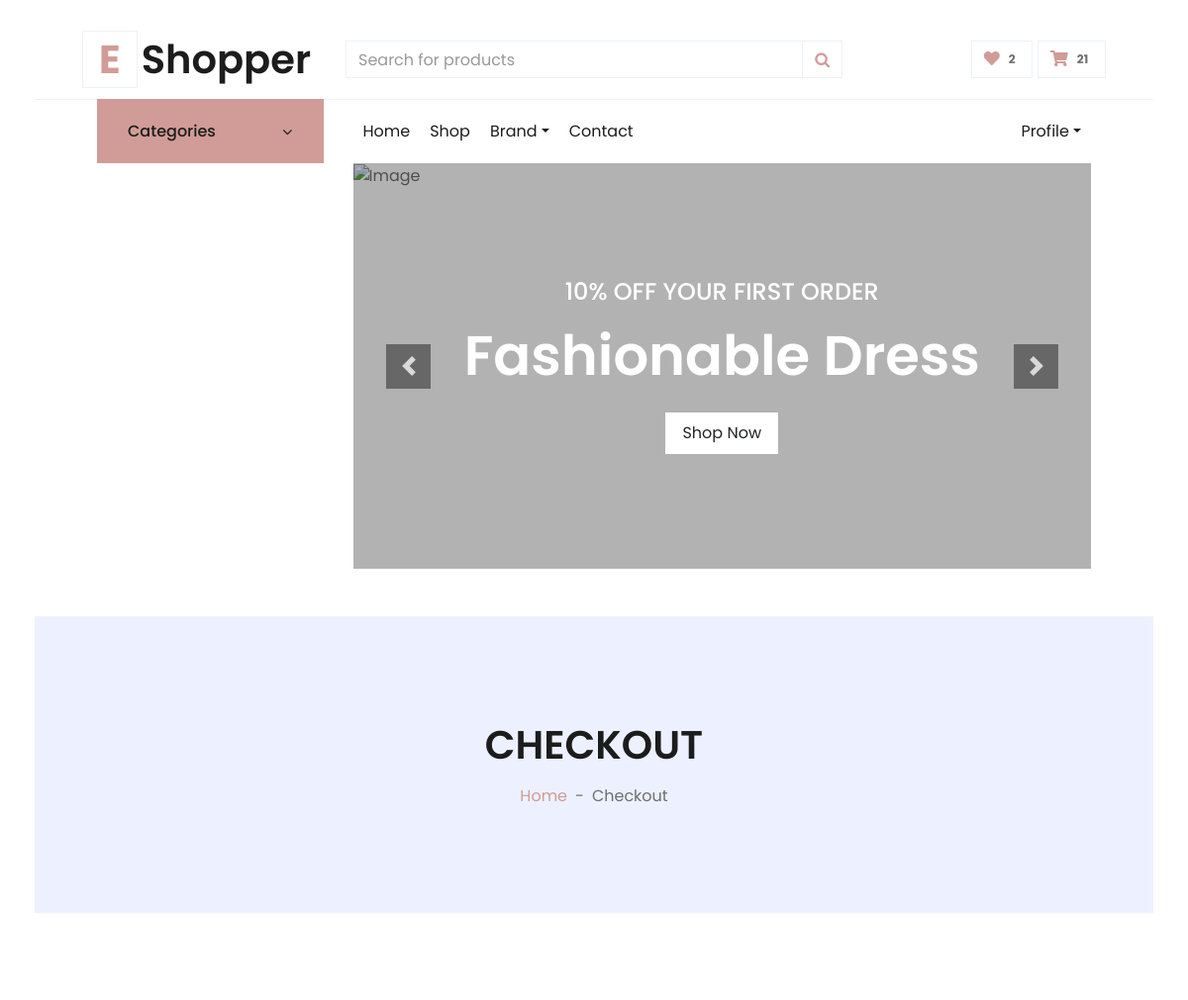
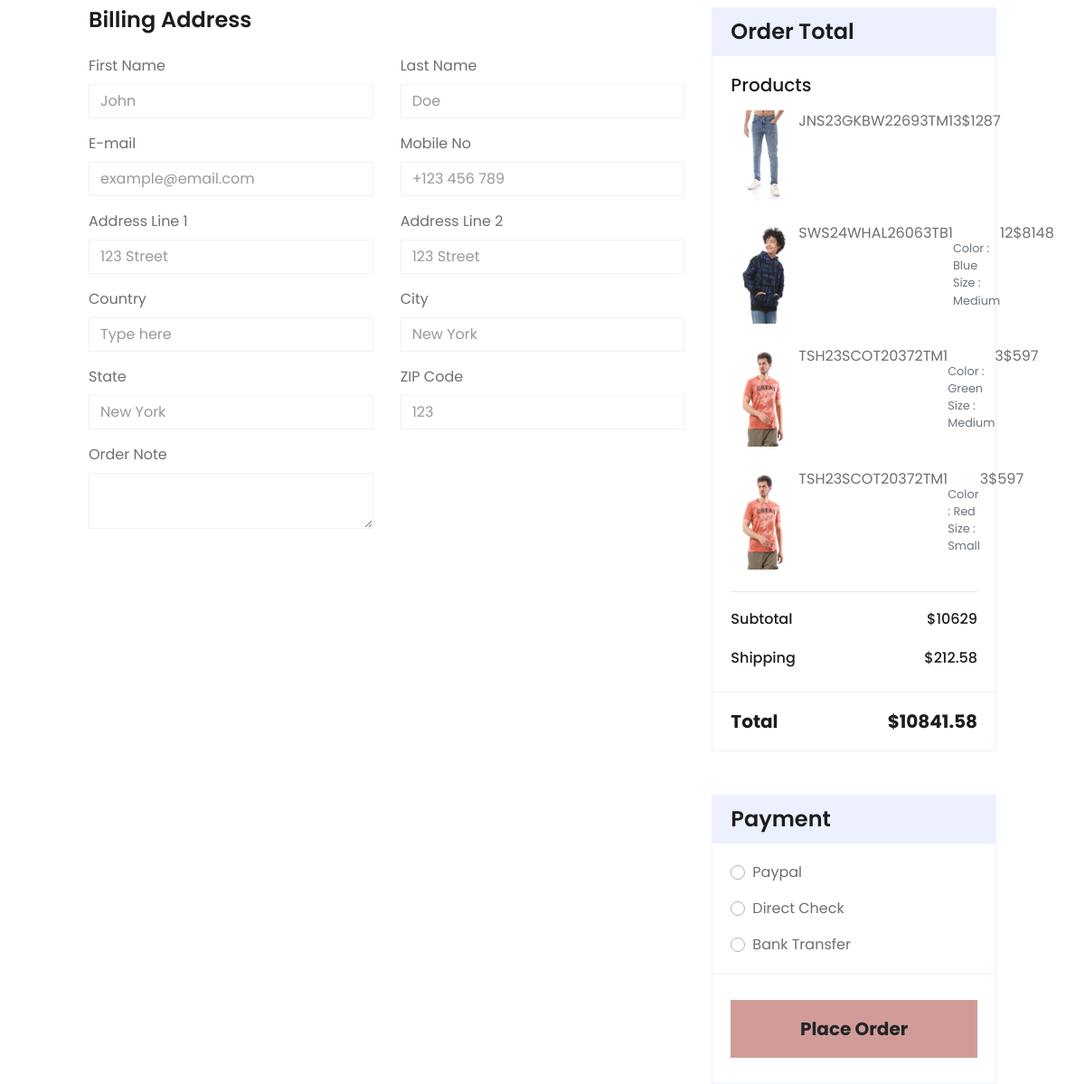
Before: /cart/checkout/ (signed in, upper part) with the older database file (2 pictures, top to bottom).
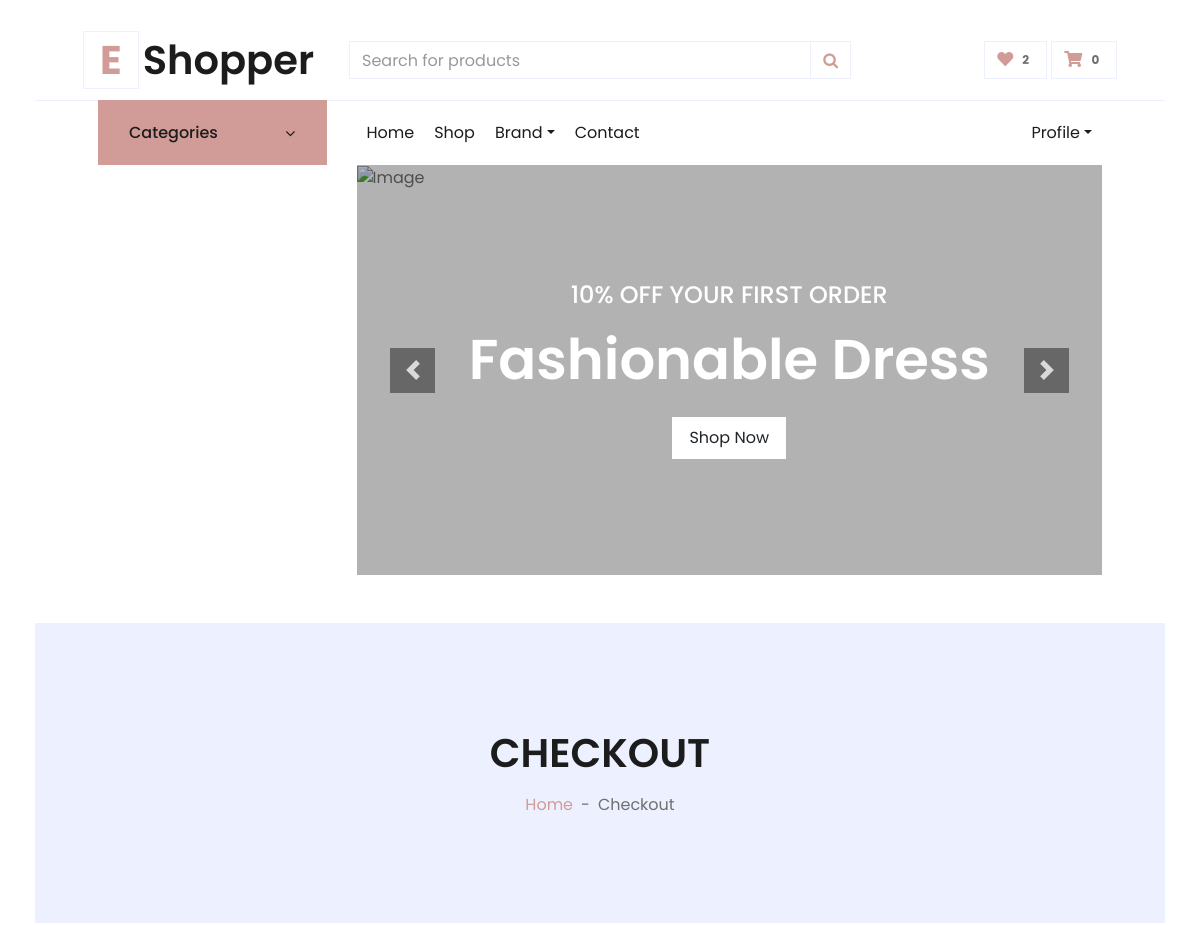
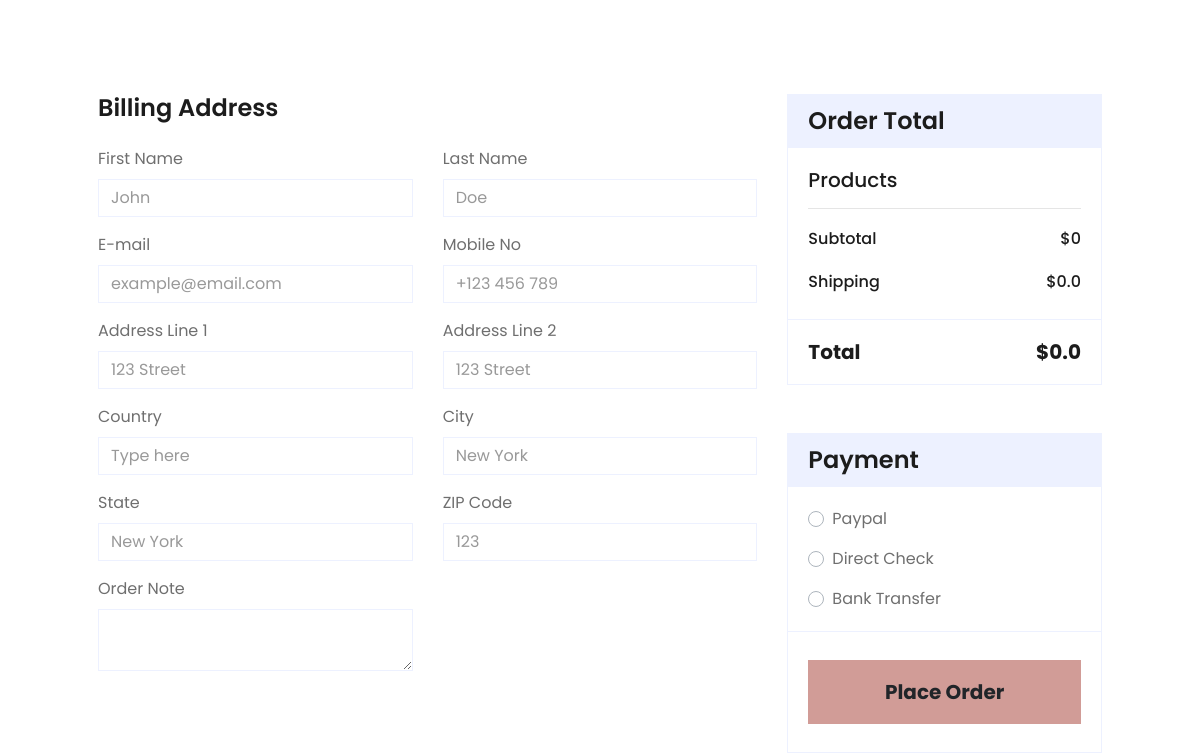
After: the same page with the newer database file (2 pictures, top to bottom).
### carts/models.py (models this page shows)
class CartItem(models.Model):
    user = models.ForeignKey(User, on_delete=models.CASCADE , null=True)
    product = models.ForeignKey("product.Product", on_delete=models.CASCADE)
    variations = models.ManyToManyField("product.Variation",blank=True)
    cart = models.ForeignKey(Cart, on_delete=models.CASCADE , null=True)
    quantity = models.IntegerField()
    is_active = models.BooleanField(default=True)
    def sub_total(self):
        if self.product.discount:
            return self.product.discount * self.quantity
        else:
            return self.product.price * self.quantity
    def __str__(self):
        return str(self.product)

### product/models.py (models this page shows, shortened)
class Product(models.Model):
    name = models.CharField(max_length=100)
    image = models.ImageField(upload_to='product/')
    stock = models.IntegerField()
    price = models.IntegerField(default=0)
    discount = models.IntegerField(default=0)
    description = models.TextField(max_length=10000)
    like = models.ManyToManyField(User , blank=True,related_name='product_favourite')
    created_at = models.DateTimeField( default=timezone.now)
    category = models.ForeignKey('ProductCategory',verbose_name=('category'), on_delete=models.CASCADE ,default='')
    subcategory = models.ForeignKey("Subcategory" , on_delete=models.CASCADE ,default='')
    PRDBrand = models.ForeignKey('settings.Brand' ,related_name='product_brand', on_delete=models.CASCADE , blank=True, null=True ,verbose_name=_("Brand "))
    slug = models.SlugField(null=True,blank=True , unique=True)
    tags = TaggableManager()
    views = models.PositiveIntegerField(default=0)
    is_available = models.BooleanField(default=True)
    class Meta:
        ordering = ["name"]
    def __str__(self):
        return self.name

class Variation(models.Model):
    product = models.ForeignKey(Product,  on_delete=models.CASCADE)
    variation_category = models.CharField( max_length=200 , choices=variation_category_choice)
    variation_value = models.CharField( max_length=200 )
    is_active = models.BooleanField(default=True)
    created_at = models.DateTimeField(  auto_now_add=True)
    objects = VariationManager()

### carts/views.py (the view)
# urls.py: path('checkout/', checkout ,name = 'checkout'),
@login_required(login_url='login')
def checkout(request,total=0 ,quantity=0,cart_items=None):
    try:
        tax = 0
        grand_total=0
        if request.user.is_authenticated:
             cart_items = CartItem.objects.filter(user=request.user,is_active=True)
        else:
            cart = Cart.objects.get(cart_id=_cart_id(request))
            cart_items = CartItem.objects.filter(cart=cart,is_active=True)
        for cart_item in cart_items:
            if cart_item.product.discount:
                total+=(cart_item.product.discount * cart_item.quantity)
                quantity+=cart_item.quantity
            else:
                total+=(cart_item.product.price * cart_item.quantity)
                quantity+=cart_item.quantity
        tax = (2 * total)/100
        grand_total = total+tax
    except Cart.DoesNotExist:
        pass
    context={
        'cart_items':cart_items,
        'total':total,
        'quantity':quantity,
        'tax':tax,
        'grand_total':grand_total,
    }
    return render(request,'checkout/checkout.html',context)

### accounts/favourite_context.py (called while the page is built)
def counter(request):
    product_count = 0
    if request.user.is_authenticated:
        if 'admin' in request.path:
            return{}
        else :
            try :
                user_favourites = Product.objects.filter(like=request.user)
                product_count = user_favourites.count()
            except Product.DoesNotExist:
                product_count=0
    return dict(product_count=product_count)

### carts/cart_context.py (called while the page is built)
def counter(request):
    cart_count = 0
    if 'admin' in request.path:
        return{}
    else :
        try :
            cart = Cart.objects.filter(cart_id=_cart_id(request))
            if request.user.is_authenticated:
                cart_items= CartItem.objects.all().filter(user=request.user)
            else:
                cart_items = CartItem.objects.all().filter(cart=cart[:1])
            for cart_item in cart_items:
                cart_count+=cart_item.quantity
        except Cart.DoesNotExist:
            cart_count=0
    return dict(cart_count=cart_count)

### carts/views.py (called while the page is built)
def _cart_id(request):
    cart = request.session.session_key
    if not cart:
        cart = request.session.create()
    return cart

### product/models.py (called while the page is built)
    def __str__(self):
        return self.name

### carts/templates/checkout/checkout.html (shortened to what the changed rows need)
{% extends 'base.html' %}
{% load static %}
{% block body %}
<div class="container-fluid bg-secondary mb-5">
    <div class="d-flex flex-column align-items-center justify-content-center" style="min-height: 300px">
        <h1 class="font-weight-semi-bold text-uppercase mb-3">Checkout</h1>
    </div>
</div>
<form method="POST" action="{% url 'orders:place_order' %}">
    <div class="container-fluid pt-5">
        <div class="row px-xl-5">
            <div class="col-lg-4">
                <div class="card border-secondary mb-5">
                    <div class="card-body">
                        <h5 class="font-weight-medium mb-3">Products</h5>
                        {% for cart_item in cart_items %}
                        <div class="d-flex justify-content-between"><img src="{{cart_item.product.image.url}}" alt=""
                                style="width: 75px;">
                            {{cart_item}}
                            <p class="text-muted small"><br>
                                {% if cart_item.variations.all %}
                                {% for item in cart_item.variations.all  %}
                                {{item.variation_category|capfirst}} :
                                {{item.variation_value|capfirst}}<br>
                                {% endfor %}
                                {% endif %}
                                <p>{{cart_item.quantity}}</p>
                                <p>${{cart_item.sub_total}}</p>
                        </div><br>
                        {% endfor %}
                        <hr class="mt-0">
                        <div class="d-flex justify-content-between mb-3 pt-1">
                            <h6 class="font-weight-medium">Subtotal</h6>
                            <h6 class="font-weight-medium">${{total}}</h6>
                        </div>
                        <div class="d-flex justify-content-between">
                            <h6 class="font-weight-medium">Shipping</h6>
                            <h6 class="font-weight-medium">${{tax}}</h6>
                        </div>
                    </div>
                    <div class="card-footer border-secondary bg-transparent">
                        <div class="d-flex justify-content-between mt-2">
                            <h5 class="font-weight-bold">Total</h5>
                            <h5 class="font-weight-bold">${{grand_total}}</h5>
                        </div>
                    </div>
                </div>
            </div>
        </div>
    </div>
</form>
{% endblock %}

### templates/base.html (shortened to what the changed rows need)
{% load static %}
<!DOCTYPE html>
<html lang="en">
<head>
    <link href="https://cdnjs.cloudflare.com/ajax/libs/font-awesome/5.10.0/css/all.min.css" rel="stylesheet">
    <link rel="stylesheet" href="https://cdnjs.cloudflare.com/ajax/libs/font-awesome/4.7.0/css/font-awesome.min.css">
    <link href="{% static 'lib4/owlcarousel/assets/owl.carousel.min.css'%}" rel="stylesheet">
    <link href="{% static 'css4/style.css'%}" rel="stylesheet">
    <link href="{% static 'css4/review.css'%}" rel="stylesheet">
    <link href="{% static 'css4/custom.css'%}" rel="stylesheet">
</head>
<body>
    <div class="container-fluid">
        <div class="row align-items-center py-3 px-xl-5">
            <div class="col-lg-3 d-none d-lg-block">
                <a href="/" class="text-decoration-none">
                    <h1 class="m-0 display-5 font-weight-semi-bold"><span
                            class="text-primary font-weight-bold border px-3 mr-1">E</span>{{myfooter.site_name}}</h1>
                </a>
            </div>
            {% if user.is_authenticated %}
            <div class="col-lg-3 col-6 text-right">
                {% endif %}
                <a href="{% url 'carts:cart'%}" class="btn border">
                    <i class="fas fa-shopping-cart text-primary"></i>
                    <span class="badge">{{cart_count}}</span>
                </a>
            </div>
        </div>
        {% block body %}
        {% endblock body %}
</body>
</html>

Changed rows visible on the page:
removed CartItem: product.image (picture), product.name "JNS23GKBW22693TM1", quantity "3", sub_total "1287"
removed CartItem: product.image (picture), product.name "SWS24WHAL26063TB1", quantity "12", sub_total "8148"
no longer on this page (row unchanged): Variation: variation_category "Color", variation_value "Blue", shown under "SWS24WHAL26063TB1"
no longer on this page (row unchanged): Variation: variation_category "Size", variation_value "Medium", shown under "SWS24WHAL26063TB1"
removed CartItem: product.image (picture), product.name "TSH23SCOT20372TM1", quantity "3", sub_total "597"
no longer on this page (row unchanged): Variation: variation_category "Color", variation_value "Green", shown under "TSH23SCOT20372TM1"
no longer on this page (row unchanged): Variation: variation_category "Size", variation_value "Medium", shown under "TSH23SCOT20372TM1"
removed CartItem: product.image (picture), product.name "TSH23SCOT20372TM1", quantity "3", sub_total "597"
no longer on this page (row unchanged): Variation: variation_category "Color", variation_value "Red", shown under "TSH23SCOT20372TM1"
no longer on this page (row unchanged): Variation: variation_category "Size", variation_value "Small", shown under "TSH23SCOT20372TM1"
Other visible differences:
{{ cart_count }}: "21" → "0"
{{ total }}: "10629" → "0"
{{ tax }}: "212.58" → "0.0"
{{ grand_total }}: "10841.58" → "0.0"
